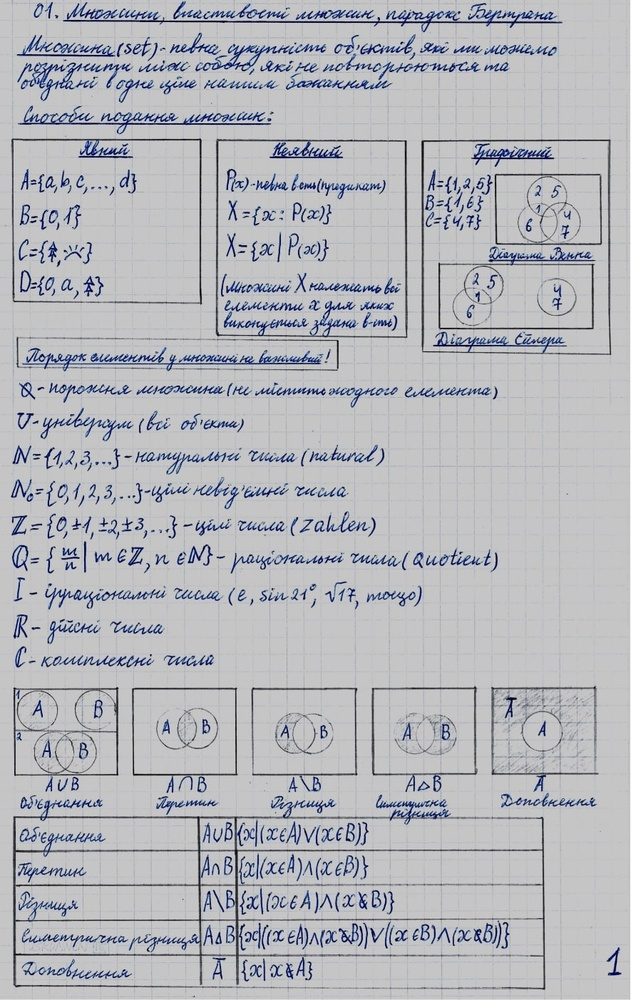
#> input picture Lab1/text_image1.jpg, 631 x 1000 px, shrunk from 885 x 1403 before the run
$ jupyter execute binarization.ipynb
#> lines starting #> are read from the running program, lines starting #| are printed output that depends on the picture; after the words box and inside, x2 and y2 are one past the last pixel; in counts of white or black regions, pixels touching at a corner belong together
#> further down, original_image is the input picture: shape (1000, 631, 3); mean B, G, R 187.4, 182.3, 180.9
## Лабораторна робота №1
### Метод глобальної бінаризації
Виконав студент групи ФІ-31 Дремко Олександр

[cell 1]
import cv2
import numpy as np
from matplotlib import pyplot as plt

## Функції

[cell 2]
# Функція для конвертації зображення в ч/б
def convert_to_grayscale(image):
    # Конвертує кольорове зображення у градації сірого за формулою: 0.36*R + 0.53*G + 0.11*B
    grayscale_image = np.dot(image[..., :3], [0.299, 0.587, 0.114])
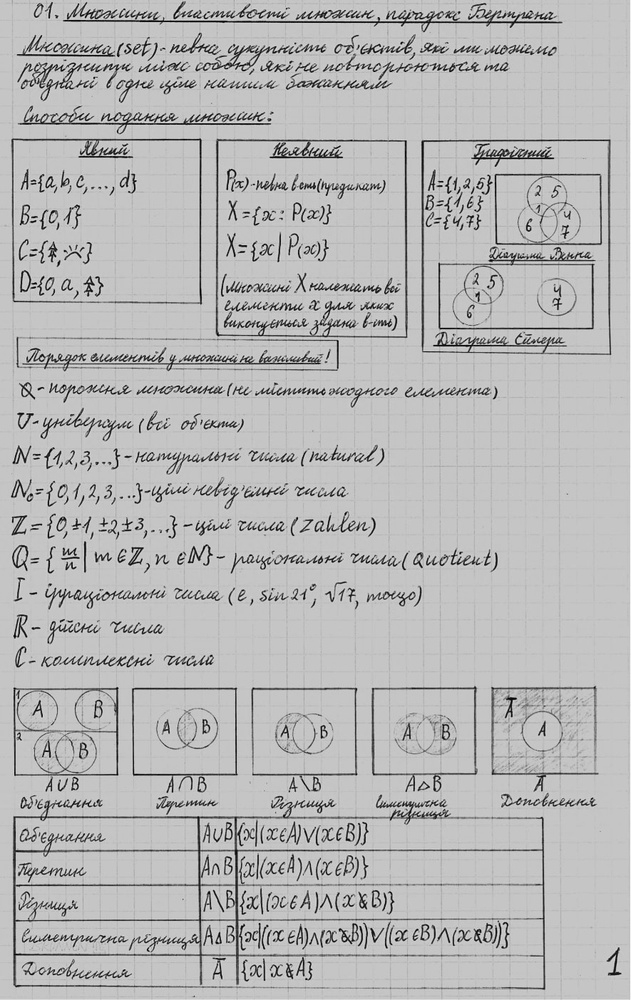
#> grayscale_image: shape (1000, 631) float64; min 0, max 244, mean 183.7
    return grayscale_image.astype(np.uint8)

# Функція для підрахунку гістограм (Підраховуємо кількість пікселів кожної інтенсивності (0-255))
def calculate_histogram(grayscale_image):
    histogram = np.zeros(256)
    for pixel in grayscale_image.flatten():
        histogram[pixel] += 1
#> this loop made 631000 passes
#> pixel on passes 1 to 3: 196, 196, 197
#> after the loop, histogram = 256 values, max 156124 at index 197, min 0 at index 241, mean 2464.8
    return histogram

# Реалізація методу Отсу
def otsu_binarization(grayscale_image):

    histogram = calculate_histogram(grayscale_image) # Кількість пікселів для кожної інтенсивності
    total_pixels = grayscale_image.size  # Загальна кількість пікселів
#> total_pixels = 631000
    sum_total = np.dot(np.arange(256), histogram)  # Сума всіх інтенсивностей пікселів
#> sum_total = 115650887

    sum_bg = 0  # Сума інтенсивностей для фону
    weight_bg = 0  # Вага фону (кількість пікселів фону)
    max_variance = 0  # Максимальна міжкласова дисперсія
    threshold = 0  # Знайдений поріг

    weight_fg = 0  # Вага переднього плану (кількість пікселів об'єкта)

    for i in range(256):
        weight_bg += histogram[i]  # Кількість пікселів у фоні
        if weight_bg == 0:
            continue

        weight_fg = total_pixels - weight_bg  # Кількість пікселів у передньому плані
        if weight_fg == 0:
            break

        sum_bg += i * histogram[i]  # Сума інтенсивностей фону
        mean_bg = sum_bg / weight_bg  # Середня інтенсивність фону
        mean_fg = (sum_total - sum_bg) / weight_fg  # Середня інтенсивність переднього плану

        # Обчислюємо міжкласову дисперсію
        variance_between = weight_bg * weight_fg * (mean_bg - mean_fg) ** 2

        # Якщо знайдено більшу дисперсію, оновлюємо поріг
        if variance_between > max_variance:
            max_variance = variance_between
            threshold = i
#> this loop made 245 passes
#> (weight_bg, weight_fg, sum_bg, mean_bg, mean_fg, max_variance) on passes 1 to 12: (6, 630994, 0, 0, 183.3, 1.27e+11), (12, 630988, 6, 0.5, 183.3, 2.53e+11), (34, 630966, 50, 1.47, 183.3, 7.09e+11), (63, 630937, 137, 2.17, 183.3, 1.3e+12), (85, 630915, 225, 2.65, 183.3, 1.75e+12), (134, 630866, 470, 3.51, 183.3, 2.73e+12), (181, 630819, 752, 4.15, 183.3, 3.67e+12), (240, 630760, 1165, 4.85, 183.3, 4.82e+12), (352, 630648, 2061, 5.86, 183.4, 7e+12), (479, 630521, 3204, 6.69, 183.4, 9.43e+12), (624, 630376, 4654, 7.46, 183.5, 1.22e+13), (767, 630233, 6227, 8.12, 183.5, 1.49e+13)
#> (weight_bg, weight_fg, sum_bg, mean_bg) on pass 100: (39261, 591739, 2342362, 59.66)

    # Бінаризація зображення за знайденим порогом
    binary_mask = (grayscale_image >= threshold).astype(np.uint8) * 255
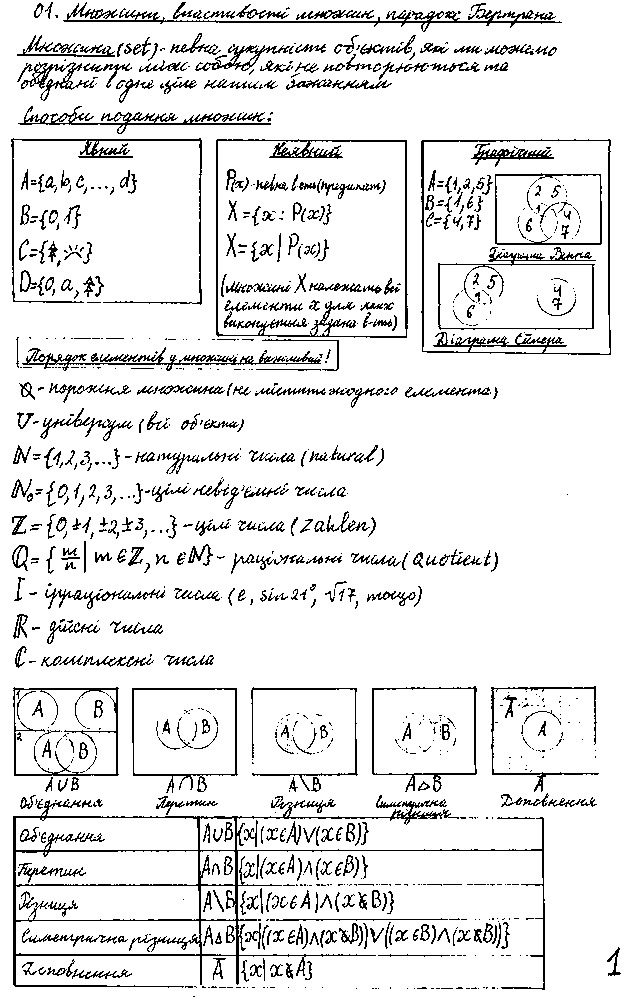
#> binary_mask: shape (1000, 631); 90.5% white; black in thin lines or dots

    return binary_mask


# Функція для вирізання об'єкта за допомогою бінарної маски
def extract_object(original_image, mask):

    # Інвертуємо маску, щоб об'єкт був білим (255), а фон чорним (0)
    inverse_mask = cv2.bitwise_not(mask)
#> inverse_mask: shape (1000, 631); 9.5% white in thin lines or dots

    # Використовуємо інверсовану маску для збереження об'єкта
    result = cv2.bitwise_and(original_image, original_image, mask=inverse_mask)
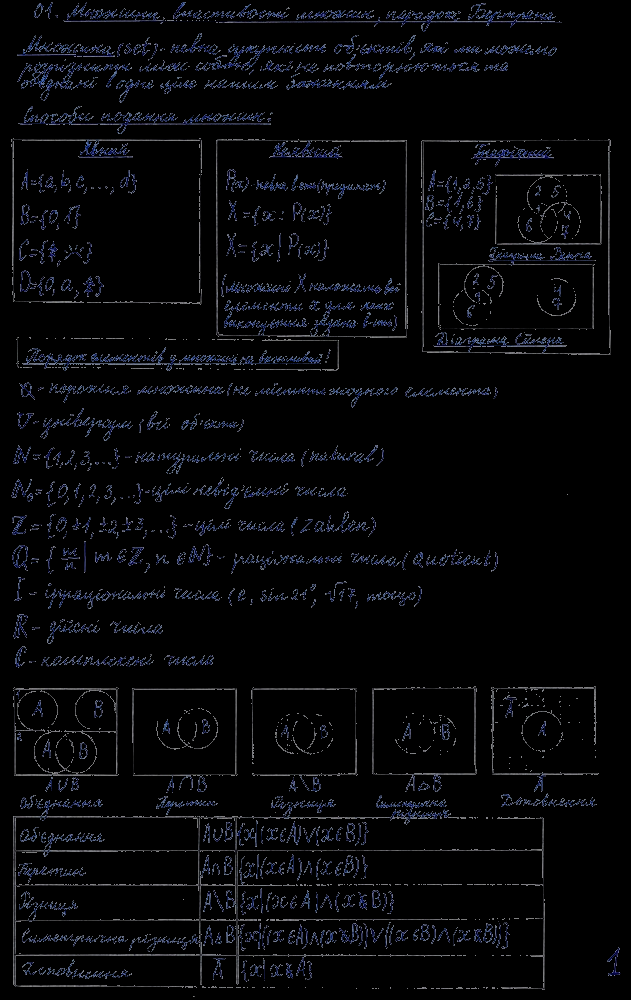
#> result: shape (1000, 631, 3); mean B, G, R 9.2, 7.1, 6.5
    return result

## Використаня

[cell 3]
image_paths = ["text_image1.jpg", "text_image2.jpg", "object_image1.jpg", "object_image2.jpg"]
for image_path in image_paths:
    # Оригінальне зображення
    original_image = cv2.imread(image_path)

    # Конвертація в ч/б
    grayscale_image = convert_to_grayscale(original_image)

    # Застосування методу Отсу
    binary_mask = otsu_binarization(grayscale_image)

    # Вирізання об'єкта
    extracted_object = extract_object(original_image, binary_mask)

    # Збереження результатів
    grayscale_output_path = f"grayscale_{image_path}"
    binary_output_path = f"binary_{image_path}"
    extracted_output_path = f"extracted_{image_path}"

    cv2.imwrite(grayscale_output_path, grayscale_image)
    cv2.imwrite(binary_output_path, binary_mask)
    cv2.imwrite(extracted_output_path, extracted_object)

    # Відображення результатів
    plt.figure(figsize=(10, 10))

    plt.subplot(1, 3, 1)
    plt.imshow(grayscale_image, cmap='gray')
    plt.title('Grayscale Image')

    plt.subplot(1, 3, 2)
    plt.imshow(binary_mask, cmap='gray')
    plt.title('Binary Mask')

    plt.subplot(1, 3, 3)
    plt.imshow(cv2.cvtColor(extracted_object, cv2.COLOR_BGR2RGB))
    plt.title('Extracted Object')

    plt.show()
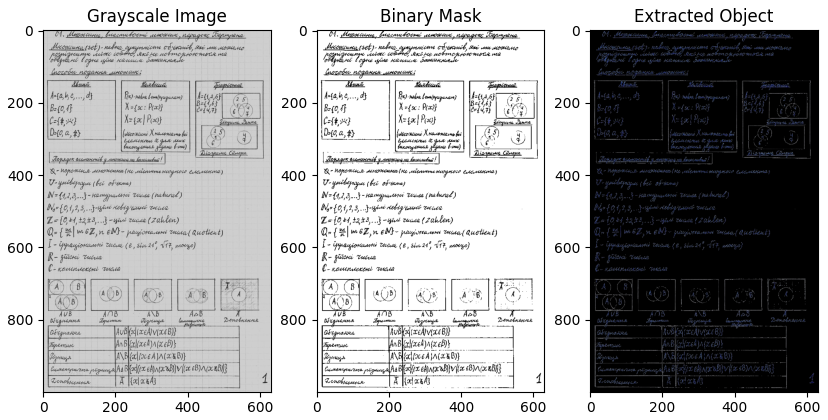
#> figure drawn by matplotlib, 3 panels
#> pass 2 of the loop `for image_path in image_paths:`:
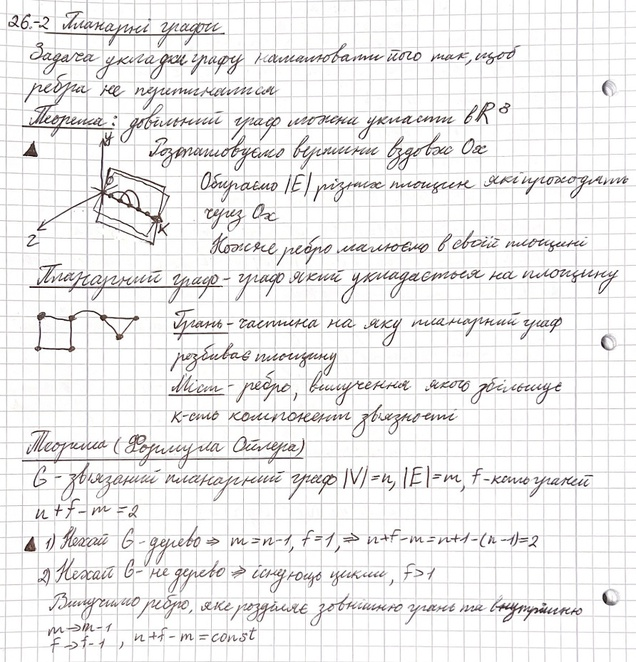
#> input picture Lab1/text_image2.jpg, 636 x 662 px, shrunk from 892 x 929 before the run
#> original_image is the input picture: shape (662, 636, 3); mean B, G, R 236.4, 236.3, 237.3
#> grayscale_image: shape (662, 636) float64
#> the loop in calculate_histogram (call 2), `for pixel in grayscale_image.flatten():` made 421032 passes
#> pixel on passes 1 to 3: 254, 254, 254
#> in otsu_binarization (call 2), `binary_mask = (grayscale_image >= threshold).astype(np.uint8) * 255`:
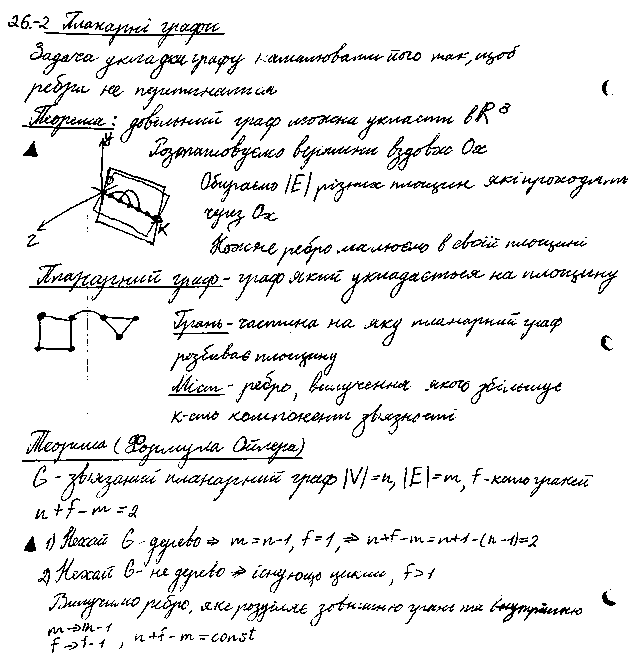
#> binary_mask: shape (662, 636); 92.7% white; black in thin lines or dots
#> inverse_mask: shape (662, 636); 7.3% white in thin lines or dots
#> result: shape (662, 636, 3)
#> `plt.show()`:
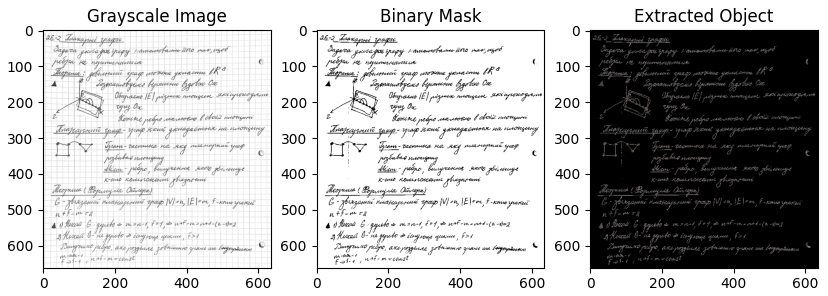
#> figure drawn by matplotlib, 3 panels
#> pass 3 of the loop `for image_path in image_paths:`:
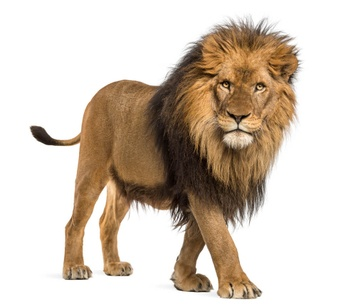
#> input picture Lab1/object_image1.jpg, 356 x 307 px, shrunk from 500 x 431 before the run
#> original_image is the input picture: shape (307, 356, 3); mean B, G, R 187.2, 199.9, 212.3
#> grayscale_image: shape (307, 356) float64
#> in otsu_binarization (call 3), `binary_mask = (grayscale_image >= threshold).astype(np.uint8) * 255`:
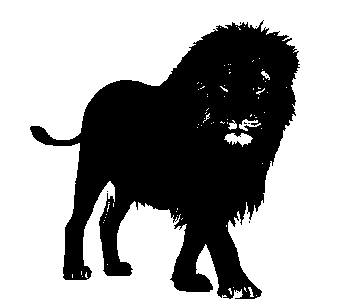
#> binary_mask: shape (307, 356); 65.4% white; 9 black regions (8 under 20 px), largest, box (x1, y1, x2, y2) and area: (30, 20, 300, 299) 37788
#> result: shape (307, 356, 3)
#> `plt.show()`:
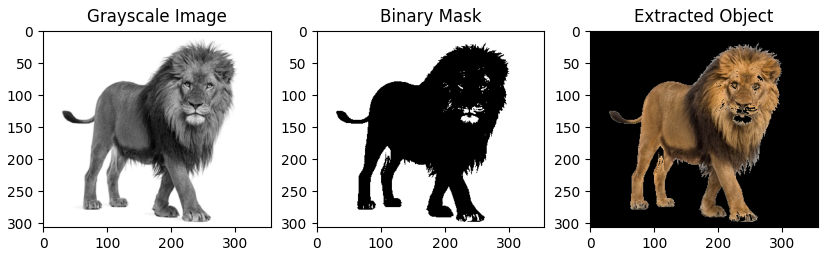
#> figure drawn by matplotlib, 3 panels
#> the loop made 4 passes; the first 3 are shown
